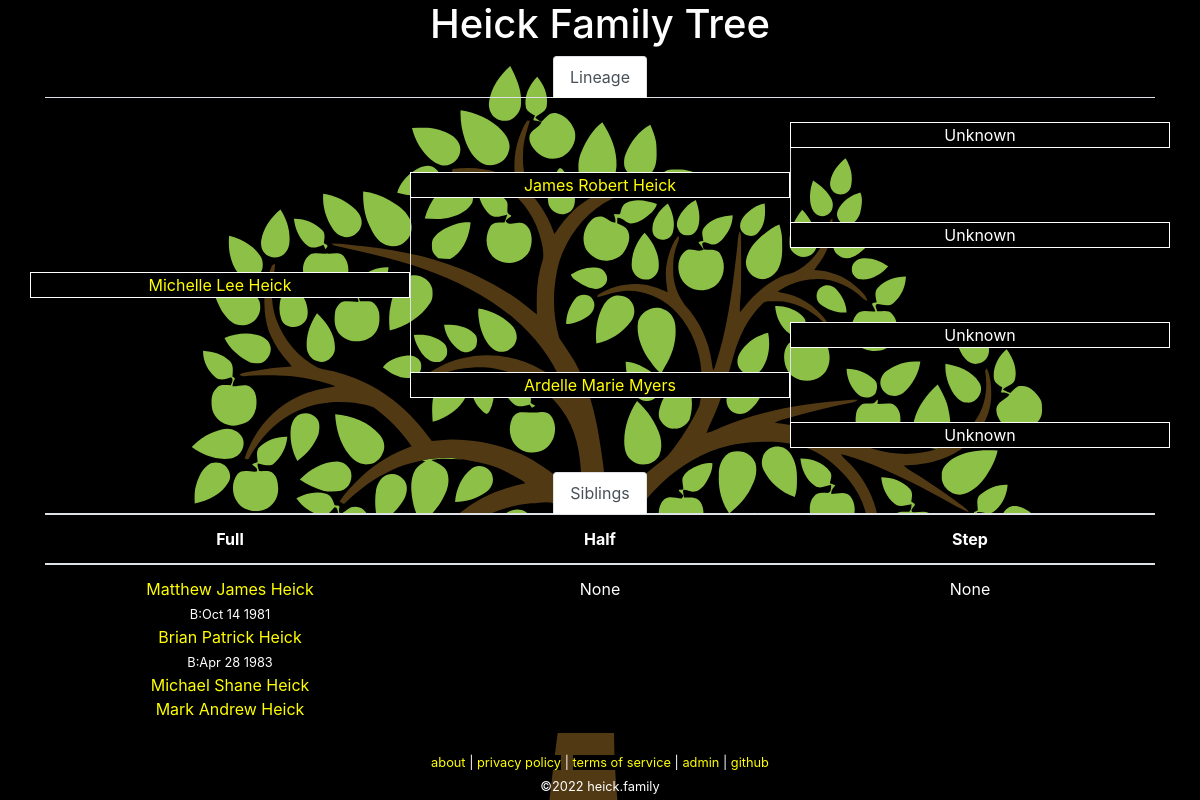
The page /tree.php?id=6 on the database as committed earlier.
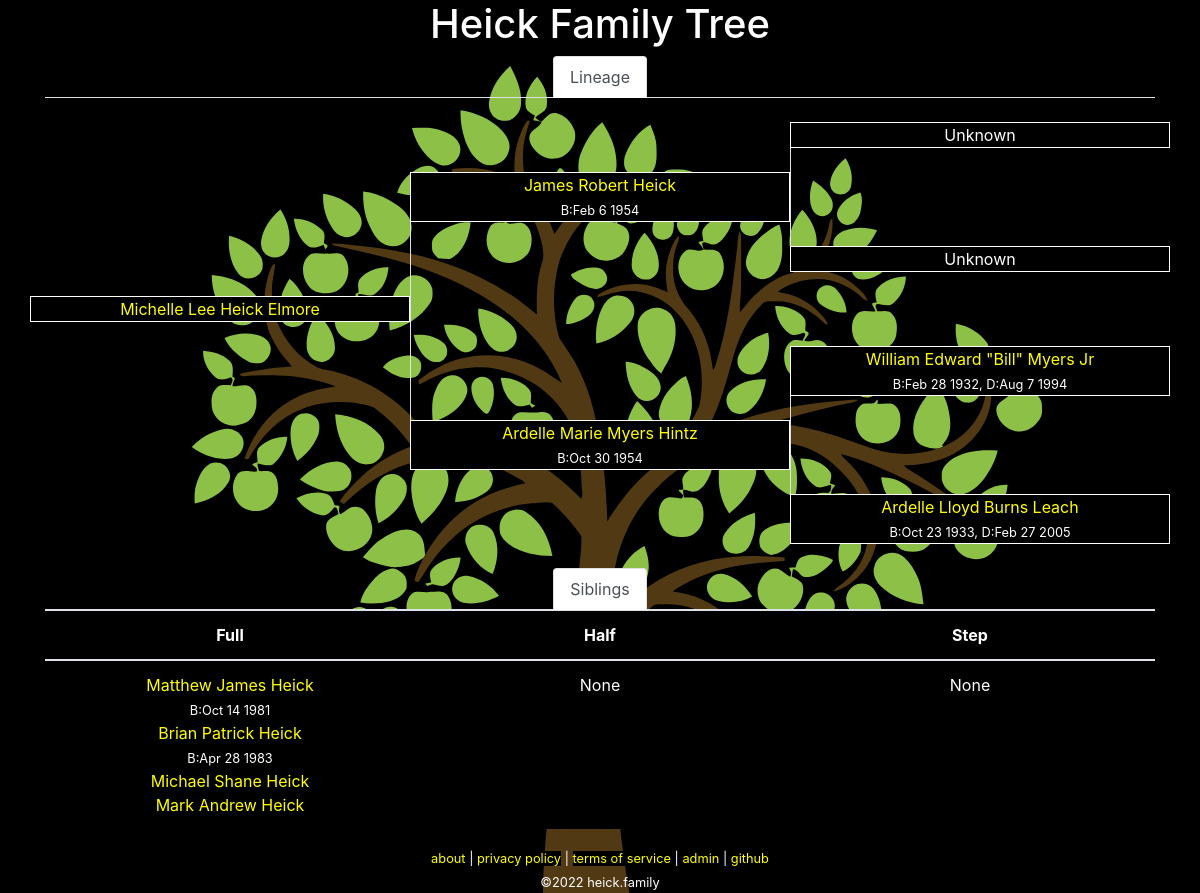
The same page on the database as committed later.
### tables this page shows
CREATE TABLE `family` (
  `id` int(10) unsigned NOT NULL AUTO_INCREMENT COMMENT 'primary key',
  `name` char(200) NOT NULL,
  `parent-bio-x` int(10) unsigned NOT NULL DEFAULT 0 COMMENT 'mother xx',
  `parent-bio-y` int(10) unsigned NOT NULL DEFAULT 0 COMMENT 'father xy',
  `parent-adopt-a` int(10) unsigned NOT NULL DEFAULT 0,
  `parent-adopt-b` int(10) unsigned NOT NULL DEFAULT 0,
  `partner` int(10) unsigned NOT NULL DEFAULT 0,
  `dob` char(10) NOT NULL DEFAULT '0000-00-00' COMMENT 'date of birth ymd',
  `dod` char(10) NOT NULL DEFAULT '0000-00-00' COMMENT 'date of death ymd',
  `lastupdated` datetime NOT NULL DEFAULT current_timestamp() ON UPDATE current_timestamp(),
  PRIMARY KEY (`id`)
);

### lib/Family.php (called while the page is built, shortened)
<?php
class Family
{
	private static $link = null;
	public static function getPerson($id = 0)
	{
		if ($id == 0)
		{
			return [];
		}
		$query = 'SELECT * FROM `family` WHERE `id`=' . self::_escape($id) . ' LIMIT 1';
		$result = self::_query($query);
		while ($row = mysqli_fetch_assoc($result))	 {
			return $row;
		}
		return [];
	}
	public static function getParents($id = 0)
	{
		$person = self::getPerson($id);
		$parent_bio_x = isset($person['parent-bio-x']) ? $person['parent-bio-x'] : 0;
		$parent_bio_y = isset($person['parent-bio-y']) ? $person['parent-bio-y'] : 0;
		$parent_adopt_a = isset($person['parent-adopt-a']) ? $person['parent-adopt-a'] : 0;
		$parent_adopt_b = isset($person['parent-adopt-b']) ? $person['parent-adopt-b'] : 0;
		$data = [
			'bio-x' => self::getPerson($parent_bio_x),
			'bio-y' => self::getPerson($parent_bio_y),
			'adopt-a' => self::getPerson($parent_adopt_a),
			'adopt-b' => self::getPerson($parent_adopt_b),
		];
		return $data;
	}
	public static function getPartner($id = 0)
	{
		$person = self::getPerson($id);
		$partner = isset($person['partner']) ? $person['partner'] : 0;
		if ($partner == 0)
		{
			return [];
		}
		return self::getPerson($partner);
	}
	public static function getSiblings($id = 0)
	{
		$data = [];
		$me = self::getPerson($id);
		$parentx = $me['parent-bio-x'];
		$parenty = $me['parent-bio-y'];
		if (($parentx > 0) && ($parenty > 0))
		{
			$full_siblings = [];
			$query = 'SELECT * FROM `family` WHERE (`parent-bio-x`=' . $parentx . ' AND `parent-bio-y`=' . $parenty . ') OR (`parent-bio-x`=' . $parenty . ' AND `parent-bio-y`=' . $parentx . ')';
			$result = self::_query($query);
			while ($row = mysqli_fetch_assoc($result))
			{
				if ($row['id'] != $id)
				{
					$full_siblings[] = $row['id'];
				}
			}
			if (count($full_siblings) > 0)
			{
				$data['full'] = $full_siblings;
			}
		}
		if (($parentx > 0) || ($parenty > 0))
		{
			$half_siblings = [];
			$parents = [];
			if ($parentx > 0)
			{
				$parents[] = $parentx;
			}
			if ($parenty > 0)
			{
				$parents[] = $parenty;
			}
			foreach ($parents as $parent)
			{
				$query = 'SELECT * FROM `family` WHERE (`parent-bio-x`=' . $parent . ' OR `parent-bio-y`=' . $parent . ')';
				$result = self::_query($query);
				while ($row = mysqli_fetch_assoc($result))
				{
					if ($row['id'] != $id)
					{
						$half_siblings[] = $row['id'];
					}
				}
			}
			if (count($half_siblings) > 0)
			{
				if (isset($data['full']) && (count($data['full']) > 0))
				{
					$data['half'] = [];
				}
				else
				{
					$data['half'] = $half_siblings;
				}
			}
		}
		if (($parentx > 0) || ($parenty > 0))
		{
			$step_siblings = [];
			$parents = [];
			if ($parentx > 0)
			{
				$parents[] = $parentx;
			}
			if ($parenty > 0)
			{
				$parents[] = $parenty;
			}
			$step_parents = [];
			foreach ($parents as $parent)
			{
				$them = self::getPerson($parent);
			}
		}
		return $data;
	}
	public static function getLineage($id = 0)
	{
		$lineage = [
			'partner' => ['id' => 0, 'name' => 'unknown' ],
			'parent-bio-x' => ['id' => 0, 'name' => 'unknown' ],
			'parent-bio-y' => ['id' => 0, 'name' => 'unknown' ],
			'parent-adopt-a' => ['id' => 0, 'name' => 'unknown' ],
			'parent-adopt-b' => ['id' => 0, 'name' => 'unknown' ],
			'parent-x-parent-bio-x' => ['id' => 0, 'name' => 'unknown' ],
			'parent-x-parent-bio-y' => ['id' => 0, 'name' => 'unknown' ],
			'parent-y-parent-bio-x' => ['id' => 0, 'name' => 'unknown' ],
			'parent-y-parent-bio-y' => ['id' => 0, 'name' => 'unknown' ],
		];
		$partner = self::getPartner($id);
		$lineage['partner']['id'] = isset($partner['id']) ? $partner['id'] : 0;
		$lineage['partner']['name'] = self::formatName(self::getPerson($lineage['partner']['id']));
		$parents = self::getParents($id);
		$lineage['parent-bio-x']['id'] = isset($parents['bio-x']['id']) ? $parents['bio-x']['id'] : 0;
		$lineage['parent-bio-x']['name'] = self::formatName(self::getPerson($lineage['parent-bio-x']['id']));
		$lineage['parent-bio-y']['id'] = isset($parents['bio-y']['id']) ? $parents['bio-y']['id'] : 0;
		$lineage['parent-bio-y']['name'] = self::formatName(self::getPerson($lineage['parent-bio-y']['id']));
		$lineage['parent-adopt-a']['id'] = isset($parents['adopt-a']['id']) ? $parents['adopt-a']['id'] : 0;
		$lineage['parent-adopt-a']['name'] = self::formatName(self::getPerson($lineage['parent-adopt-a']['id']));
		$lineage['parent-adopt-b']['id'] = isset($parents['adopt-b']['id']) ? $parents['adopt-b']['id'] : 0;
		$lineage['parent-adopt-b']['name'] = self::formatName(self::getPerson($lineage['parent-adopt-b']['id']));
		$parents = self::getParents($lineage['parent-bio-x']['id']);
		$lineage['parent-x-parent-bio-x']['id'] = isset($parents['bio-x']['id']) ? $parents['bio-x']['id'] : 0;
		$lineage['parent-x-parent-bio-x']['name'] = self::formatName(self::getPerson($lineage['parent-x-parent-bio-x']['id']));
		$lineage['parent-x-parent-bio-y']['id'] = isset($parents['bio-y']['id']) ? $parents['bio-y']['id'] : 0;
		$lineage['parent-x-parent-bio-y']['name'] = self::formatName(self::getPerson($lineage['parent-x-parent-bio-y']['id']));
		$parents = self::getParents($lineage['parent-bio-y']['id']);
		$lineage['parent-y-parent-bio-x']['id'] = isset($parents['bio-x']['id']) ? $parents['bio-x']['id'] : 0;
		$lineage['parent-y-parent-bio-x']['name'] = self::formatName(self::getPerson($lineage['parent-y-parent-bio-x']['id']));
		$lineage['parent-y-parent-bio-y']['id'] = isset($parents['bio-y']['id']) ? $parents['bio-y']['id'] : 0;
		$lineage['parent-y-parent-bio-y']['name'] = self::formatName(self::getPerson($lineage['parent-y-parent-bio-y']['id']));
		return $lineage;
	}
	public static function formatName($id = [])
	{
		if (isset($id['name']))
		{
			return $id['name'];
		}
		return 'Unknown';
	}
	private static function _query($query = null)
	{
		$result = mysqli_query(self::$link, $query);
		return $result;
	}
	private static function _escape($string = "")
	{
		return mysqli_real_escape_string(self::$link, $string);
	}
	private static function _connect()
	{
		if (!is_null(self::$link))
		{
			return;
		}
		$config = json_decode(file_get_contents('../conf/configuration.json'), true);
		$db = $config['database'];
		self::$link = mysqli_connect($db['hostname'], $db['username'], $db['password'], $db['database']);
		return;
	}
}

### www/tree.php (the view, shortened to what the changed rows need)
<?php
require_once('../lib/Family.php');
$id = isset($_GET['id']) ? intval($_GET['id']) : null;
$me = Family::getPerson($id);
$lineage = Family::getLineage($me['id']);
$lineage['me'] = [
	'id' => $me['id'],
	'name' => Family::formatName($me),
];
function showMember($fam, $extra = '')
{
	if ($fam['id'] == 0)
	{
		echo $fam['name'];
	}
	else
	{
		echo '<a href="?id=' . $fam['id'] . '">' . $fam['name'] . '</a>';
		$data = Family::getPerson($fam['id']);
		$subtext = '';
		if ($data['dob'] != '0000-00-00')
		{
			$subtext .= 'B:' . date("M j Y", strtotime($data['dob']));
		}
		if ($data['dod'] != '0000-00-00')
		{
			if (strlen($subtext) > 0)
			{
				$subtext .= ', ';
			}
			$subtext .= 'D:' . date("M j Y", strtotime($data['dod']));
		}
		if (strlen($subtext) > 0)
		{
			echo '<br />';
			echo '<span class="small">' . $subtext . '</span>';
		}
	}
}
?><!DOCTYPE html>
<html lang="en">
	<head>
		<link rel="stylesheet" href="https://cdn.jsdelivr.net/npm/bootstrap@4.6.0/dist/css/bootstrap.min.css">
		<link rel="stylesheet" href="/media/theme.css">
		<link rel="stylesheet" href="/media/tree.css">
	</head>
	<body>
		<div class="container">
<?php require_once("header.php"); ?>
			<div class="row">
				<div class="col-4">&nbsp;</div>
				<div class="col-4">&nbsp;</div>
				<div title="grandparent" class="col-4 text-center border-full background-black"><?php showMember($lineage['parent-y-parent-bio-y']); ?></div>
			</div>
			<div class="row">
				<div title="parent" class="col-4 text-center border-full background-black"><?php
if ((($lineage['parent-bio-y']['id'] != 0) && ($lineage['parent-adopt-b']['id'] != 0)) || ($lineage['parent-adopt-b']['id'] != 0))
	if ($lineage['parent-bio-y']['id'] == 0)
	{
		showMember($lineage['parent-adopt-b'], '(adopted)');
	}
	else
	{
		showMember($lineage['parent-bio-y'], '(bio)');
		echo '<br />';
		showMember($lineage['parent-adopt-b'], '(adopted)');
	}
else {
	showMember($lineage['parent-bio-y']);
}
?></div>
			</div>
			<div class="row">
				<div class="col-4">&nbsp;</div>
				<div class="col-4 border-left">&nbsp;</div>
				<div title="grandparent" class="col-4 text-center border-full background-black"><?php showMember($lineage['parent-y-parent-bio-x']); ?></div>
			</div>
			<div class="row">
				<div title="self" class="col-4 text-center border-full background-black"><?php showMember($lineage['me']); ?></div>
			</div>
			<div class="row">
				<div class="col-4">&nbsp;</div>
				<div class="col-4 border-left">&nbsp;</div>
				<div title="grandparent" class="col-4 text-center border-full background-black"><?php showMember($lineage['parent-x-parent-bio-y']); ?></div>
			</div>
			<div class="row">
				<div title="parent" class="col-4 text-center border-full background-black"><?php
if ((($lineage['parent-bio-x']['id'] != 0) && ($lineage['parent-adopt-a']['id'] != 0)) || ($lineage['parent-adopt-a']['id'] != 0))
	if ($lineage['parent-bio-x']['id'] == 0)
	{
		showMember($lineage['parent-adopt-a'], '(adopted)');
	}
	else
	{
		showMember($lineage['parent-bio-x'], '(bio)');
		echo '<br />';
		showMember($lineage['parent-adopt-a'], '(adopted)');
	}
else {
	showMember($lineage['parent-bio-x']);
}
?></div>
			</div>
			<div class="row">
				<?php
if ($lineage['partner']['id'] == 0)
{
	echo '<div class="col-4">&nbsp;</div>';
}
else
{
	echo '<div title="partner" class="col-4 text-center border-full background-black">';
	showMember($lineage['partner']);
	echo '</div>';
}
				?>
				<div class="col-4">&nbsp;</div>
				<div title="grandparent" class="col-4 text-center border-full background-black"><?php showMember($lineage['parent-x-parent-bio-x']); ?></div>
			</div>
<?php
$siblings = Family::getSiblings($id);
if (count($siblings) > 0)
{
?>
			<div class="row">
				<div class="col">
					<table class="table">
						<thead>
							<tr>
								<th scope="col">Full</th>
								<th scope="col">Half</th>
								<th scope="col">Step</th>
							</tr>
						</thead>
					</table>
				</div>
			</div>
<?php
}
?>
		</div>
	</body>
</html>

Rows that differ between the two databases and show on the page:
changed family "James Robert Heick": dob "0000-00-00" → "1954-02-06" (drawn); subtext (not shown) → "B:Feb 6 1954"
changed family: name "Michelle Lee Heick" → "Michelle Lee Heick Elmore"
added family: name "William Edward \"Bill\" Myers Jr", subtext "B:Feb 28 1932, D:Aug 7 1994"
changed family: name "Ardelle Marie Myers" → "Ardelle Marie Myers Hintz"; subtext (not shown) → "B:Oct 30 1954"
added family: name "Ardelle Lloyd Burns Leach", subtext "B:Oct 23 1933, D:Feb 27 2005"
Other text that changed with them:
$fam['name']: "Unknown Unknown Unknown Unknown" → "Unknown Unknown"
